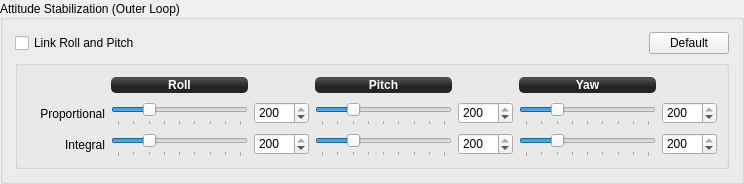
            <widget class="QGroupBox" name="RateStabilizationGroup_17">
             <property name="sizePolicy">
              <sizepolicy hsizetype="Preferred" vsizetype="Preferred">
               <horstretch>0</horstretch>
               <verstretch>0</verstretch>
              </sizepolicy>
             </property>
             <property name="autoFillBackground">
              <bool>false</bool>
             </property>
             <property name="title">
              <string>Attitude Stabilization (Outer Loop)</string>
             </property>
             <property name="alignment">
              <set>Qt::AlignLeading|Qt::AlignLeft|Qt::AlignVCenter</set>
             </property>
             <layout class="QGridLayout" name="gridLayout_20">
              <property name="leftMargin">
               <number>12</number>
              </property>
              <property name="topMargin">
               <number>12</number>
              </property>
              <property name="rightMargin">
               <number>12</number>
              </property>
              <property name="bottomMargin">
               <number>12</number>
              </property>
              <property name="horizontalSpacing">
               <number>6</number>
              </property>
              <item row="0" column="0">
               <widget class="QCheckBox" name="checkBox_8">
                <property name="sizePolicy">
                 <sizepolicy hsizetype="Preferred" vsizetype="Fixed">
                  <horstretch>0</horstretch>
                  <verstretch>0</verstretch>
                 </sizepolicy>
                </property>
                <property name="focusPolicy">
                 <enum>Qt::StrongFocus</enum>
                </property>
                <property name="styleSheet">
                 <string notr="true"/>
                </property>
                <property name="text">
                 <string>Link Roll and Pitch</string>
                </property>
               </widget>
              </item>
              <item row="0" column="1">
               <spacer name="horizontalSpacer_4">
                <property name="orientation">
                 <enum>Qt::Horizontal</enum>
                </property>
                <property name="sizeType">
                 <enum>QSizePolicy::Preferred</enum>
                </property>
                <property name="sizeHint" stdset="0">
                 <size>
                  <width>497</width>
                  <height>20</height>
                 </size>
                </property>
               </spacer>
              </item>
              <item row="0" column="2">
               <widget class="QPushButton" name="pushButton_22">
                <property name="sizePolicy">
                 <sizepolicy hsizetype="Fixed" vsizetype="Fixed">
                  <horstretch>0</horstretch>
                  <verstretch>0</verstretch>
                 </sizepolicy>
                </property>
                <property name="minimumSize">
                 <size>
                  <width>0</width>
                  <height>0</height>
                 </size>
                </property>
                <property name="toolTip">
                 <string>Reset all values to GCS defaults</string>
                </property>
                <property name="styleSheet">
                 <string notr="true"/>
                </property>
                <property name="text">
                 <string>Default</string>
                </property>
                <property name="objrelation" stdset="0">
                 <stringlist notr="true">
                  <string>button:default</string>
                  <string>buttongroup:2</string>
                 </stringlist>
                </property>
               </widget>
              </item>
              <item row="1" column="0" colspan="3">
               <widget class="QGroupBox" name="RateStabilizationGroup_18">
                <property name="sizePolicy">
                 <sizepolicy hsizetype="Preferred" vsizetype="Preferred">
                  <horstretch>0</horstretch>
                  <verstretch>0</verstretch>
                 </sizepolicy>
                </property>
                <property name="minimumSize">
                 <size>
                  <width>0</width>
                  <height>0</height>
                 </size>
                </property>
                <property name="autoFillBackground">
                 <bool>false</bool>
                </property>
                <property name="styleSheet">
                 <string notr="true"/>
                </property>
                <property name="title">
                 <string/>
                </property>
                <property name="flat">
                 <bool>false</bool>
                </property>
                <layout class="QGridLayout" name="gridLayout_12" columnstretch="0,1,0,1,0,1,0">
                 <item row="0" column="1">
                  <widget class="QLabel" name="label_150">
                   <property name="sizePolicy">
                    <sizepolicy hsizetype="Expanding" vsizetype="Fixed">
                     <horstretch>0</horstretch>
                     <verstretch>0</verstretch>
                    </sizepolicy>
                   </property>
                   <property name="minimumSize">
                    <size>
                     <width>0</width>
                     <height>16</height>
                    </size>
                   </property>
                   <property name="font">
                    <font>
                     <weight>75</weight>
                     <bold>true</bold>
                    </font>
                   </property>
                   <property name="autoFillBackground">
                    <bool>false</bool>
                   </property>
                   <property name="styleSheet">
                    <string notr="true">background-color: qlineargradient(spread:reflect, x1:0.507, y1:0, x2:0.507, y2:0.772, stop:0.208955 rgba(74, 74, 74, 255), stop:0.78607 rgba(36, 36, 36, 255));
color: rgb(255, 255, 255);
border-radius: 5;</string>
                   </property>
                   <property name="text">
                    <string>Roll</string>
                   </property>
                   <property name="alignment">
                    <set>Qt::AlignCenter</set>
                   </property>
                  </widget>
                 </item>
                 <item row="0" column="3">
                  <widget class="QLabel" name="label_151">
                   <property name="sizePolicy">
                    <sizepolicy hsizetype="Expanding" vsizetype="Fixed">
                     <horstretch>0</horstretch>
                     <verstretch>0</verstretch>
                    </sizepolicy>
                   </property>
                   <property name="minimumSize">
                    <size>
                     <width>0</width>
                     <height>16</height>
                    </size>
                   </property>
                   <property name="font">
                    <font>
                     <weight>75</weight>
                     <bold>true</bold>
                    </font>
                   </property>
                   <property name="autoFillBackground">
                    <bool>false</bool>
                   </property>
                   <property name="styleSheet">
                    <string notr="true">background-color: qlineargradient(spread:reflect, x1:0.507, y1:0, x2:0.507, y2:0.772, stop:0.208955 rgba(74, 74, 74, 255), stop:0.78607 rgba(36, 36, 36, 255));
color: rgb(255, 255, 255);
border-radius: 5;</string>
                   </property>
                   <property name="text">
                    <string>Pitch</string>
                   </property>
                   <property name="alignment">
                    <set>Qt::AlignCenter</set>
                   </property>
                  </widget>
                 </item>
                 <item row="0" column="5">
                  <widget class="QLabel" name="label_152">
                   <property name="sizePolicy">
                    <sizepolicy hsizetype="Expanding" vsizetype="Fixed">
                     <horstretch>0</horstretch>
                     <verstretch>0</verstretch>
                    </sizepolicy>
                   </property>
                   <property name="minimumSize">
                    <size>
                     <width>0</width>
                     <height>16</height>
                    </size>
                   </property>
                   <property name="font">
                    <font>
                     <weight>75</weight>
                     <bold>true</bold>
                    </font>
                   </property>
                   <property name="autoFillBackground">
                    <bool>false</bool>
                   </property>
                   <property name="styleSheet">
                    <string notr="true">background-color: qlineargradient(spread:reflect, x1:0.507, y1:0, x2:0.507, y2:0.772, stop:0.208955 rgba(74, 74, 74, 255), stop:0.78607 rgba(36, 36, 36, 255));
color: rgb(255, 255, 255);
border-radius: 5;</string>
                   </property>
                   <property name="text">
                    <string>Yaw</string>
                   </property>
                   <property name="alignment">
                    <set>Qt::AlignCenter</set>
                   </property>
                  </widget>
                 </item>
                 <item row="1" column="0">
                  <widget class="QLabel" name="label_153">
                   <property name="sizePolicy">
                    <sizepolicy hsizetype="Preferred" vsizetype="Preferred">
                     <horstretch>0</horstretch>
                     <verstretch>0</verstretch>
                    </sizepolicy>
                   </property>
                   <property name="minimumSize">
                    <size>
                     <width>78</width>
                     <height>16</height>
                    </size>
                   </property>
                   <property name="styleSheet">
                    <string notr="true"/>
                   </property>
                   <property name="text">
                    <string>Proportional</string>
                   </property>
                   <property name="alignment">
                    <set>Qt::AlignRight|Qt::AlignTrailing|Qt::AlignVCenter</set>
                   </property>
                  </widget>
                 </item>
                 <item row="1" column="1">
                  <widget class="QSlider" name="horizontalSlider_82">
                   <property name="sizePolicy">
                    <sizepolicy hsizetype="Preferred" vsizetype="Fixed">
                     <horstretch>0</horstretch>
                     <verstretch>0</verstretch>
                    </sizepolicy>
                   </property>
                   <property name="minimumSize">
                    <size>
                     <width>0</width>
                     <height>25</height>
                    </size>
                   </property>
                   <property name="focusPolicy">
                    <enum>Qt::StrongFocus</enum>
                   </property>
                   <property name="styleSheet">
                    <string notr="true"/>
                   </property>
                   <property name="maximum">
                    <number>200</number>
                   </property>
                   <property name="sliderPosition">
                    <number>50</number>
                   </property>
                   <property name="orientation">
                    <enum>Qt::Horizontal</enum>
                   </property>
                   <property name="tickPosition">
                    <enum>QSlider::TicksBelow</enum>
                   </property>
                   <property name="tickInterval">
                    <number>25</number>
                   </property>
                   <property name="objrelation" stdset="0">
                    <stringlist notr="true">
                     <string>objname:StabilizationSettings</string>
                     <string>fieldname:RollPI</string>
                     <string>element:Kp</string>
                     <string>scale:0.1</string>
                     <string>haslimits:yes</string>
                     <string>buttongroup:2,10</string>
                    </stringlist>
                   </property>
                  </widget>
                 </item>
                 <item row="1" column="2">
                  <widget class="QSpinBox" name="spinBox_13">
                   <property name="minimumSize">
                    <size>
                     <width>55</width>
                     <height>22</height>
                    </size>
                   </property>
                   <property name="maximumSize">
                    <size>
                     <width>55</width>
                     <height>22</height>
                    </size>
                   </property>
                   <property name="focusPolicy">
                    <enum>Qt::StrongFocus</enum>
                   </property>
                   <property name="maximum">
                    <number>200</number>
                   </property>
                   <property name="value">
                    <number>200</number>
                   </property>
                   <property name="objrelation" stdset="0">
                    <stringlist notr="true">
                     <string>objname:StabilizationSettings</string>
                     <string>fieldname:RollPI</string>
                     <string>element:Kp</string>
                     <string>scale:0.1</string>
                     <string>haslimits:yes</string>
                     <string>buttongroup:2,10</string>
                    </stringlist>
                   </property>
                  </widget>
                 </item>
                 <item row="1" column="3">
                  <widget class="QSlider" name="horizontalSlider_83">
                   <property name="sizePolicy">
                    <sizepolicy hsizetype="Preferred" vsizetype="Fixed">
                     <horstretch>0</horstretch>
                     <verstretch>0</verstretch>
                    </sizepolicy>
                   </property>
                   <property name="minimumSize">
                    <size>
                     <width>0</width>
                     <height>25</height>
                    </size>
                   </property>
                   <property name="focusPolicy">
                    <enum>Qt::StrongFocus</enum>
                   </property>
                   <property name="styleSheet">
                    <string notr="true"/>
                   </property>
                   <property name="maximum">
                    <number>200</number>
                   </property>
                   <property name="sliderPosition">
                    <number>50</number>
                   </property>
                   <property name="orientation">
                    <enum>Qt::Horizontal</enum>
                   </property>
                   <property name="tickPosition">
                    <enum>QSlider::TicksBelow</enum>
                   </property>
                   <property name="tickInterval">
                    <number>25</number>
                   </property>
                   <property name="objrelation" stdset="0">
                    <stringlist notr="true">
                     <string>objname:StabilizationSettings</string>
                     <string>fieldname:PitchPI</string>
                     <string>element:Kp</string>
                     <string>scale:0.1</string>
                     <string>haslimits:yes</string>
                     <string>buttongroup:2,10</string>
                    </stringlist>
                   </property>
                  </widget>
                 </item>
                 <item row="1" column="4">
                  <widget class="QSpinBox" name="spinBox_14">
                   <property name="minimumSize">
                    <size>
                     <width>55</width>
                     <height>22</height>
                    </size>
                   </property>
                   <property name="maximumSize">
                    <size>
                     <width>55</width>
                     <height>22</height>
                    </size>
                   </property>
                   <property name="focusPolicy">
                    <enum>Qt::StrongFocus</enum>
                   </property>
                   <property name="maximum">
                    <number>200</number>
                   </property>
                   <property name="value">
                    <number>200</number>
                   </property>
                   <property name="objrelation" stdset="0">
                    <stringlist notr="true">
                     <string>objname:StabilizationSettings</string>
                     <string>fieldname:PitchPI</string>
                     <string>element:Kp</string>
                     <string>scale:0.1</string>
                     <string>haslimits:yes</string>
                     <string>buttongroup:2,10</string>
                    </stringlist>
                   </property>
                  </widget>
                 </item>
                 <item row="1" column="5">
                  <widget class="QSlider" name="horizontalSlider_84">
                   <property name="sizePolicy">
                    <sizepolicy hsizetype="Preferred" vsizetype="Fixed">
                     <horstretch>0</horstretch>
                     <verstretch>0</verstretch>
                    </sizepolicy>
                   </property>
                   <property name="minimumSize">
                    <size>
                     <width>0</width>
                     <height>25</height>
                    </size>
                   </property>
                   <property name="focusPolicy">
                    <enum>Qt::StrongFocus</enum>
                   </property>
                   <property name="styleSheet">
                    <string notr="true"/>
                   </property>
                   <property name="maximum">
                    <number>200</number>
                   </property>
                   <property name="sliderPosition">
                    <number>50</number>
                   </property>
                   <property name="orientation">
                    <enum>Qt::Horizontal</enum>
                   </property>
                   <property name="tickPosition">
                    <enum>QSlider::TicksBelow</enum>
                   </property>
                   <property name="tickInterval">
                    <number>25</number>
                   </property>
                   <property name="objrelation" stdset="0">
                    <stringlist notr="true">
                     <string>objname:StabilizationSettings</string>
                     <string>fieldname:YawPI</string>
                     <string>element:Kp</string>
                     <string>scale:0.1</string>
                     <string>haslimits:yes</string>
                     <string>buttongroup:2,10</string>
                    </stringlist>
                   </property>
                  </widget>
                 </item>
                 <item row="1" column="6">
                  <widget class="QSpinBox" name="spinBox_15">
                   <property name="minimumSize">
                    <size>
                     <width>55</width>
                     <height>22</height>
                    </size>
                   </property>
                   <property name="maximumSize">
                    <size>
                     <width>55</width>
                     <height>22</height>
                    </size>
                   </property>
                   <property name="focusPolicy">
                    <enum>Qt::StrongFocus</enum>
                   </property>
                   <property name="maximum">
                    <number>200</number>
                   </property>
                   <property name="value">
                    <number>200</number>
                   </property>
                   <property name="objrelation" stdset="0">
                    <stringlist notr="true">
                     <string>objname:StabilizationSettings</string>
                     <string>fieldname:YawPI</string>
                     <string>element:Kp</string>
                     <string>scale:0.1</string>
                     <string>haslimits:yes</string>
                     <string>buttongroup:2,10</string>
                    </stringlist>
                   </property>
                  </widget>
                 </item>
                 <item row="2" column="0">
                  <widget class="QLabel" name="label_157">
                   <property name="sizePolicy">
                    <sizepolicy hsizetype="Preferred" vsizetype="Preferred">
                     <horstretch>0</horstretch>
                     <verstretch>0</verstretch>
                    </sizepolicy>
                   </property>
                   <property name="styleSheet">
                    <string notr="true"/>
                   </property>
                   <property name="text">
                    <string>Integral</string>
                   </property>
                   <property name="alignment">
                    <set>Qt::AlignRight|Qt::AlignTrailing|Qt::AlignVCenter</set>
                   </property>
                  </widget>
                 </item>
                 <item row="2" column="1">
                  <widget class="QSlider" name="horizontalSlider_85">
                   <property name="sizePolicy">
                    <sizepolicy hsizetype="Preferred" vsizetype="Fixed">
                     <horstretch>0</horstretch>
                     <verstretch>0</verstretch>
                    </sizepolicy>
                   </property>
                   <property name="minimumSize">
                    <size>
                     <width>0</width>
                     <height>25</height>
                    </size>
                   </property>
                   <property name="focusPolicy">
                    <enum>Qt::StrongFocus</enum>
                   </property>
                   <property name="styleSheet">
                    <string notr="true"/>
                   </property>
                   <property name="maximum">
                    <number>200</number>
                   </property>
                   <property name="sliderPosition">
                    <number>50</number>
                   </property>
                   <property name="orientation">
                    <enum>Qt::Horizontal</enum>
                   </property>
                   <property name="tickPosition">
                    <enum>QSlider::TicksBelow</enum>
                   </property>
                   <property name="tickInterval">
                    <number>25</number>
                   </property>
                   <property name="objrelation" stdset="0">
                    <stringlist notr="true">
                     <string>objname:StabilizationSettings</string>
                     <string>fieldname:RollPI</string>
                     <string>element:Ki</string>
                     <string>scale:0.1</string>
                     <string>haslimits:yes</string>
                     <string>buttongroup:2,10</string>
                    </stringlist>
                   </property>
                  </widget>
                 </item>
                 <item row="2" column="2">
                  <widget class="QSpinBox" name="spinBox_18">
                   <property name="minimumSize">
                    <size>
                     <width>55</width>
                     <height>22</height>
                    </size>
                   </property>
                   <property name="maximumSize">
                    <size>
                     <width>55</width>
                     <height>22</height>
                    </size>
                   </property>
                   <property name="focusPolicy">
                    <enum>Qt::StrongFocus</enum>
                   </property>
                   <property name="maximum">
                    <number>200</number>
                   </property>
                   <property name="value">
                    <number>200</number>
                   </property>
                   <property name="objrelation" stdset="0">
                    <stringlist notr="true">
                     <string>objname:StabilizationSettings</string>
                     <string>fieldname:RollPI</string>
                     <string>element:Ki</string>
                     <string>scale:0.1</string>
                     <string>haslimits:yes</string>
                     <string>buttongroup:2,10</string>
                    </stringlist>
                   </property>
                  </widget>
                 </item>
                 <item row="2" column="3">
                  <widget class="QSlider" name="horizontalSlider_86">
                   <property name="sizePolicy">
                    <sizepolicy hsizetype="Preferred" vsizetype="Fixed">
                     <horstretch>0</horstretch>
                     <verstretch>0</verstretch>
                    </sizepolicy>
                   </property>
                   <property name="minimumSize">
                    <size>
                     <width>0</width>
                     <height>25</height>
                    </size>
                   </property>
                   <property name="focusPolicy">
                    <enum>Qt::StrongFocus</enum>
                   </property>
                   <property name="styleSheet">
                    <string notr="true"/>
                   </property>
                   <property name="maximum">
                    <number>200</number>
                   </property>
                   <property name="sliderPosition">
                    <number>50</number>
                   </property>
                   <property name="orientation">
                    <enum>Qt::Horizontal</enum>
                   </property>
                   <property name="tickPosition">
                    <enum>QSlider::TicksBelow</enum>
                   </property>
                   <property name="tickInterval">
                    <number>25</number>
                   </property>
                   <property name="objrelation" stdset="0">
                    <stringlist notr="true">
                     <string>objname:StabilizationSettings</string>
                     <string>fieldname:PitchPI</string>
                     <string>element:Ki</string>
                     <string>scale:0.1</string>
                     <string>haslimits:yes</string>
                     <string>buttongroup:2,10</string>
                    </stringlist>
                   </property>
                  </widget>
                 </item>
                 <item row="2" column="4">
                  <widget class="QSpinBox" name="spinBox_19">
                   <property name="minimumSize">
                    <size>
                     <width>55</width>
                     <height>22</height>
                    </size>
                   </property>
                   <property name="maximumSize">
                    <size>
                     <width>55</width>
                     <height>22</height>
                    </size>
                   </property>
                   <property name="focusPolicy">
                    <enum>Qt::StrongFocus</enum>
                   </property>
                   <property name="maximum">
                    <number>200</number>
                   </property>
                   <property name="value">
                    <number>200</number>
                   </property>
                   <property name="objrelation" stdset="0">
                    <stringlist notr="true">
                     <string>objname:StabilizationSettings</string>
                     <string>fieldname:PitchPI</string>
                     <string>element:Ki</string>
                     <string>scale:0.1</string>
                     <string>haslimits:yes</string>
                     <string>buttongroup:2,10</string>
                    </stringlist>
                   </property>
                  </widget>
                 </item>
                 <item row="2" column="5">
                  <widget class="QSlider" name="horizontalSlider_87">
                   <property name="sizePolicy">
                    <sizepolicy hsizetype="Preferred" vsizetype="Fixed">
                     <horstretch>0</horstretch>
                     <verstretch>0</verstretch>
                    </sizepolicy>
                   </property>
                   <property name="minimumSize">
                    <size>
                     <width>0</width>
                     <height>25</height>
                    </size>
                   </property>
                   <property name="focusPolicy">
                    <enum>Qt::StrongFocus</enum>
                   </property>
                   <property name="styleSheet">
                    <string notr="true"/>
                   </property>
                   <property name="maximum">
                    <number>200</number>
                   </property>
                   <property name="sliderPosition">
                    <number>50</number>
                   </property>
                   <property name="orientation">
                    <enum>Qt::Horizontal</enum>
                   </property>
                   <property name="tickPosition">
                    <enum>QSlider::TicksBelow</enum>
                   </property>
                   <property name="tickInterval">
                    <number>25</number>
                   </property>
                   <property name="objrelation" stdset="0">
                    <stringlist notr="true">
                     <string>objname:StabilizationSettings</string>
                     <string>fieldname:YawPI</string>
                     <string>element:Ki</string>
                     <string>scale:0.1</string>
                     <string>haslimits:yes</string>
                     <string>buttongroup:2,10</string>
                    </stringlist>
                   </property>
                  </widget>
                 </item>
                 <item row="2" column="6">
                  <widget class="QSpinBox" name="spinBox_20">
                   <property name="minimumSize">
                    <size>
                     <width>55</width>
                     <height>22</height>
                    </size>
                   </property>
                   <property name="maximumSize">
                    <size>
                     <width>55</width>
                     <height>22</height>
                    </size>
                   </property>
                   <property name="focusPolicy">
                    <enum>Qt::StrongFocus</enum>
                   </property>
                   <property name="maximum">
                    <number>200</number>
                   </property>
                   <property name="value">
                    <number>200</number>
                   </property>
                   <property name="objrelation" stdset="0">
                    <stringlist notr="true">
                     <string>objname:StabilizationSettings</string>
                     <string>fieldname:YawPI</string>
                     <string>element:Ki</string>
                     <string>scale:0.1</string>
                     <string>haslimits:yes</string>
                     <string>buttongroup:2,10</string>
                    </stringlist>
                   </property>
                  </widget>
                 </item>
                 <item row="0" column="2">
                  <spacer name="horizontalSpacer_2">
                   <property name="orientation">
                    <enum>Qt::Horizontal</enum>
                   </property>
                   <property name="sizeHint" stdset="0">
                    <size>
                     <width>40</width>
                     <height>20</height>
                    </size>
                   </property>
                  </spacer>
                 </item>
                 <item row="0" column="4">
                  <spacer name="horizontalSpacer_5">
                   <property name="orientation">
                    <enum>Qt::Horizontal</enum>
                   </property>
                   <property name="sizeHint" stdset="0">
                    <size>
                     <width>40</width>
                     <height>20</height>
                    </size>
                   </property>
                  </spacer>
                 </item>
                 <item row="0" column="0">
                  <spacer name="horizontalSpacer_46">
                   <property name="orientation">
                    <enum>Qt::Horizontal</enum>
                   </property>
                   <property name="sizeHint" stdset="0">
                    <size>
                     <width>40</width>
                     <height>20</height>
                    </size>
                   </property>
                  </spacer>
                 </item>
                 <item row="0" column="6">
                  <spacer name="horizontalSpacer_47">
                   <property name="orientation">
                    <enum>Qt::Horizontal</enum>
                   </property>
                   <property name="sizeHint" stdset="0">
                    <size>
                     <width>40</width>
                     <height>20</height>
                    </size>
                   </property>
                  </spacer>
                 </item>
                </layout>
               </widget>
              </item>
             </layout>
            </widget>
